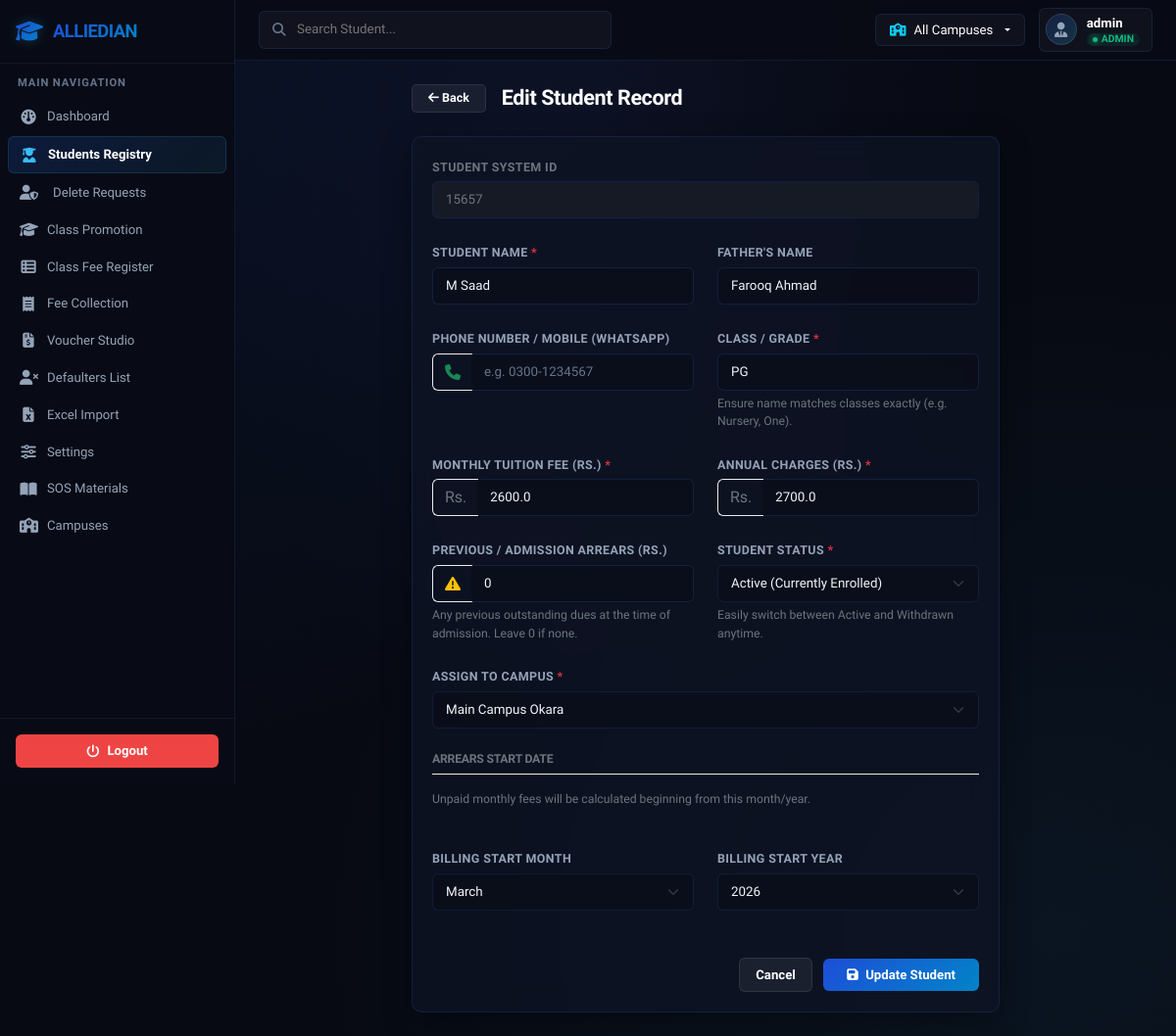
The app's page /students/edit/15657 (signed in) with its own data.
### tables this page shows
CREATE TABLE students (
            id INTEGER PRIMARY KEY AUTOINCREMENT,
            name TEXT NOT NULL,
            father_name TEXT,
            class TEXT NOT NULL,
            monthly_fee REAL NOT NULL,
            start_month INTEGER DEFAULT 3,
            start_year INTEGER DEFAULT 2026
        , campus_id INTEGER REFERENCES campuses(id), annual_charges REAL DEFAULT 0, phone_number TEXT, opening_arrears REAL DEFAULT 0, status TEXT DEFAULT 'active');

CREATE TABLE campuses (
            id INTEGER PRIMARY KEY AUTOINCREMENT,
            name TEXT NOT NULL,
            code TEXT UNIQUE NOT NULL
        );

### app.py (the view, shortened to what this page needs)
@app.route('/students/edit/<int:id>', methods=['GET', 'POST'])
@login_required
def student_edit(id):
    conn = get_db_connection()
    student = conn.execute("SELECT * FROM students WHERE id = ?", (id,)).fetchone()
    if not student:
        conn.close()
        flash('Student not found!', 'danger')
        return redirect(url_for('students_view'))
    if session.get('role') != 'admin' and student['campus_id'] != session.get('campus_id'):
        conn.close()
        flash('Access Denied. You cannot modify students of other campuses.', 'danger')
        return redirect(url_for('students_view'))
    conn.close()
    return render_template('student_edit.html', student=student, months=MONTH_NUM_TO_NAME)

### app.py (called while the page is built)
def login_required(f):
    from functools import wraps
    @wraps(f)
    def decorated_function(*args, **kwargs):
        if 'logged_in' not in session:
            return redirect(url_for('login'))
        return f(*args, **kwargs)
    return decorated_function

### db.py (called while the page is built)
def get_database_url():
    url = os.environ.get('DATABASE_URL')
    if url:
        url = url.strip().strip("'\"")
        if url.startswith('postgres://'):
            url = url.replace('postgres://', 'postgresql://', 1)
    return url

def get_db_connection():
    db_url = get_database_url()
    if db_url:
        import psycopg2
        conn = psycopg2.connect(db_url)
        return PgConnectionWrapper(conn)
    else:
        conn = sqlite3.connect(SQLITE_DB_PATH)
        conn.row_factory = sqlite3.Row
        conn.execute("PRAGMA foreign_keys = ON")
        return conn

### templates/student_edit.html (shortened to what this page needs)
{% extends 'base.html' %}
{% block content %}
<div class="row justify-content-center">
    <div class="col-md-8">
        <div class="d-flex align-items-center mb-4">
            <a href="{{ url_for('students_view') }}" class="btn btn-secondary btn-sm me-3 px-3">
                <i class="fa-solid fa-arrow-left"></i> Back
            </a>
            <h1 class="page-title mb-0">Edit Student Record</h1>
        </div>
        <div class="glass-panel">
            <form action="{{ url_for('student_edit', id=student.id) }}" method="POST">
                <div class="row g-4">
                    <div class="col-12">
                        <label class="form-label text-secondary small">Student System ID</label>
                        <input type="text" class="form-control bg-dark bg-opacity-50 text-secondary" value="{{ student.id }}" readonly disabled>
                    </div>
                    <div class="col-md-6">
                        <label for="name" class="form-label">Student Name <span class="text-danger">*</span></label>
                        <input type="text" class="form-control" id="name" name="name" value="{{ student.name }}" required autofocus>
                    </div>
                    <div class="col-md-6">
                        <label for="father_name" class="form-label">Father's Name</label>
                        <input type="text" class="form-control" id="father_name" name="father_name" value="{{ student.father_name }}">
                    </div>
                    <div class="col-md-6">
                        <label for="phone_number" class="form-label">Phone Number / Mobile (WhatsApp)</label>
                        <div class="input-group">
                            <span class="input-group-text bg-transparent border-end-0 border-light-subtle text-secondary" style="border: 1px solid var(--glass-border);">
                                <i class="fa-solid fa-phone text-success"></i>
                            </span>
                            <input type="text" class="form-control border-start-0" id="phone_number" name="phone_number" value="{{ student.phone_number or '' }}" placeholder="e.g. 0300-1234567">
                        </div>
                    </div>
                    <div class="col-md-6">
                        <label for="class" class="form-label">Class / Grade <span class="text-danger">*</span></label>
                        <input type="text" class="form-control" id="class" name="class" value="{{ student.class }}" required>
                        <div class="form-text text-secondary small">Ensure name matches classes exactly (e.g. Nursery, One).</div>
                    </div>
                    <div class="col-md-6">
                        <label for="monthly_fee" class="form-label">Monthly Tuition Fee (Rs.) <span class="text-danger">*</span></label>
                        <div class="input-group">
                            <span class="input-group-text bg-transparent border-end-0 border-light-subtle text-secondary" style="border: 1px solid var(--glass-border);">Rs.</span>
                            <input type="number" step="any" class="form-control border-start-0" id="monthly_fee" name="monthly_fee" value="{{ student.monthly_fee }}" required>
                        </div>
                    </div>
                    <div class="col-md-6">
                        <label for="annual_charges" class="form-label">Annual Charges (Rs.) <span class="text-danger">*</span></label>
                        <div class="input-group">
                            <span class="input-group-text bg-transparent border-end-0 border-light-subtle text-secondary" style="border: 1px solid var(--glass-border);">Rs.</span>
                            <input type="number" step="any" class="form-control border-start-0" id="annual_charges" name="annual_charges" value="{{ student.annual_charges }}" required>
                        </div>
                    </div>
                    <div class="col-md-6">
                        <label for="opening_arrears" class="form-label">Previous / Admission Arrears (Rs.)</label>
                        <div class="input-group">
                            <span class="input-group-text bg-transparent border-end-0 border-light-subtle text-secondary" style="border: 1px solid var(--glass-border);">
                                <i class="fa-solid fa-triangle-exclamation text-warning"></i>
                            </span>
                            <input type="number" step="any" class="form-control border-start-0" id="opening_arrears" name="opening_arrears" value="{{ student.opening_arrears or 0 }}">
                        </div>
                        <div class="form-text text-secondary small">Any previous outstanding dues at the time of admission. Leave 0 if none.</div>
                    </div>
                    <div class="col-md-6">
                        <label for="status" class="form-label">Student Status <span class="text-danger">*</span></label>
                        <select class="form-select" id="status" name="status" required>
                            <option value="active" {% if student.status == 'active' or not student.status %}selected{% endif %}>Active (Currently Enrolled)</option>
                        </select>
                        <div class="form-text text-secondary small">Easily switch between Active and Withdrawn anytime.</div>
                    </div>
                    {% if session.role == 'admin' %}
                    <div class="col-md-12">
                        <label for="campus_id" class="form-label">Assign to Campus <span class="text-danger">*</span></label>
                        <select class="form-select" id="campus_id" name="campus_id" required>
                            {% for c in campuses_list %}
                            <option value="{{ c.id }}" {% if c.id == student.campus_id %}selected{% endif %}>{{ c.name }}</option>
                            {% endfor %}
                        </select>
                    </div>
                    {% endif %}
                    <div class="col-12 mt-4">
                        <h5 class="border-bottom border-light-subtle pb-2 mb-3 text-secondary small text-uppercase">Arrears Start Date</h5>
                        <p class="text-secondary small">Unpaid monthly fees will be calculated beginning from this month/year.</p>
                    </div>
                    <div class="col-md-6">
                        <label for="start_month" class="form-label">Billing Start Month</label>
                        <select class="form-select" id="start_month" name="start_month">
                            {% for val, name in months.items() %}
                            <option value="{{ val }}" {% if val == student.start_month %}selected{% endif %}>{{ name }}</option>
                            {% endfor %}
                        </select>
                    </div>
                    <div class="col-md-6">
                        <label for="start_year" class="form-label">Billing Start Year</label>
                        <select class="form-select" id="start_year" name="start_year">
                            {% for y in range(student.start_year - 2, student.start_year + 3) %}
                            <option value="{{ y }}" {% if y == student.start_year %}selected{% endif %}>{{ y }}</option>
                            {% endfor %}
                        </select>
                    </div>
                    <div class="col-12 text-end mt-5">
                        <a href="{{ url_for('students_view') }}" class="btn btn-secondary me-2">Cancel</a>
                        <button type="submit" class="btn btn-primary px-4">
                            <i class="fa-solid fa-save me-1"></i> Update Student
                        </button>
                    </div>
                </div>
            </form>
        </div>
    </div>
</div>
{% endblock %}

### static/css/style.css (style rules this page uses)
:root { --bg-primary: #070a13; --bg-secondary: #0f1424; --glass-bg: rgba(15, 20, 36, 0.78); --glass-border: rgba(59, 130, 246, 0.14); --glass-highlight: rgba(59, 130, 246, 0.2); --text-primary: #f1f5f9; --text-secondary: #94a3b8; --text-muted: #64748b; --accent-blue: #2563eb; --accent-cyan: #38bdf8; --accent-green: #10b981; --accent-yellow: #f59e0b; --accent-red: #ef4444; --accent-purple: #8b5cf6; --gradient-blue: linear-gradient(135deg, #1d4ed8 0%, #0284c7 100%); --gradient-purple: linear-gradient(135deg, #6366f1 0%, #a855f7 100%); --gradient-dark: linear-gradient(135deg, #0f1424 0%, #05070c 100%); --border-radius-sm: 6px; --border-radius-md: 10px; --border-radius-lg: 16px; --box-shadow: 0 8px 30px 0 rgba(0, 0, 0, 0.35); --transition: all 0.2s cubic-bezier(0.4, 0, 0.2, 1); }
body { font-family: 'Plus Jakarta Sans', 'Inter', -apple-system, BlinkMacSystemFont, 'Segoe UI', Roboto, sans-serif; background-color: var(--bg-primary); background-image: radial-gradient(at 10% 10%, rgba(37, 99, 235, 0.08) 0px, transparent 50%), radial-gradient(at 90% 90%, rgba(56, 189, 248, 0.06) 0px, transparent 50%), radial-gradient(at 50% 10%, rgba(99, 102, 241, 0.05) 0px, transparent 50%); background-attachment: fixed; color: var(--text-primary); min-height: 100vh; font-size: 0.875rem; line-height: 1.5; overflow-x: hidden; -webkit-font-smoothing: antialiased; -moz-osx-font-smoothing: grayscale; }
h1, h2, h3, h4, h5, h6, .page-title { font-weight: 700; letter-spacing: -0.02em; color: #ffffff; }
.page-title, h1 { font-size: 1.35rem; font-weight: 750; }
h5 { font-size: 0.85rem; font-weight: 600; }
.glass-panel { background: var(--glass-bg); backdrop-filter: blur(16px); -webkit-backdrop-filter: blur(16px); border: 1px solid var(--glass-border); border-radius: var(--border-radius-md); box-shadow: var(--box-shadow); padding: 20px; transition: var(--transition); }
.form-control, .form-select { background-color: rgba(10, 13, 22, 0.6); border: 1px solid var(--glass-border); color: var(--text-primary); border-radius: var(--border-radius-sm); padding: 8px 13px; font-size: 0.835rem; transition: var(--transition); }
.form-control::placeholder { color: var(--text-muted); }
.form-select option { background-color: var(--bg-secondary); color: var(--text-primary); }
.form-label { font-weight: 600; color: var(--text-secondary); margin-bottom: 5px; font-size: 0.78rem; text-transform: uppercase; letter-spacing: 0.03em; }
.btn { font-weight: 600; border-radius: var(--border-radius-sm); font-size: 0.825rem; padding: 7px 16px; transition: var(--transition); }
.btn-sm { padding: 4px 10px; font-size: 0.78rem; border-radius: 5px; }
.btn-primary { background: var(--gradient-blue); border: none; color: #ffffff; }
.btn-secondary { background-color: rgba(255, 255, 255, 0.06); border: 1px solid rgba(255, 255, 255, 0.09); color: #ffffff; }

### records on screen
students: id "15657", name "M Saad", father_name "Farooq Ahmad", class "PG", monthly_fee "2600.0", annual_charges "2700.0", opening_arrears "0", status "Active (Currently Enrolled)", campus_id "Main Campus Okara", start_month "March", start_year "2026"

### other values on screen
{{ active_campus_name }} "All Campuses"
{{ session.username }} "admin"
{{ session.role|upper }} "ADMIN"
